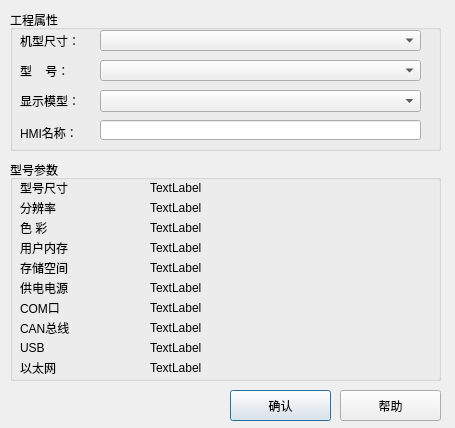
<?xml version="1.0" encoding="UTF-8"?>
<ui version="4.0">
 <class>ModelSel</class>
 <widget class="QDialog" name="ModelSel">
  <property name="geometry">
   <rect>
    <x>0</x>
    <y>0</y>
    <width>455</width>
    <height>428</height>
   </rect>
  </property>
  <property name="windowTitle">
   <string>Dialog</string>
  </property>
  <widget class="QPushButton" name="pushButton_quit">
   <property name="geometry">
    <rect>
     <x>230</x>
     <y>390</y>
     <width>101</width>
     <height>31</height>
    </rect>
   </property>
   <property name="text">
    <string>确认</string>
   </property>
  </widget>
  <widget class="QGroupBox" name="groupBox">
   <property name="geometry">
    <rect>
     <x>10</x>
     <y>10</y>
     <width>431</width>
     <height>141</height>
    </rect>
   </property>
   <property name="title">
    <string>工程属性</string>
   </property>
   <widget class="QLabel" name="label_12">
    <property name="geometry">
     <rect>
      <x>10</x>
      <y>50</y>
      <width>71</width>
      <height>21</height>
     </rect>
    </property>
    <property name="text">
     <string>型    号：</string>
    </property>
   </widget>
   <widget class="QLabel" name="label_13">
    <property name="geometry">
     <rect>
      <x>10</x>
      <y>80</y>
      <width>71</width>
      <height>21</height>
     </rect>
    </property>
    <property name="text">
     <string>显示模型：</string>
    </property>
   </widget>
   <widget class="QComboBox" name="HMImodel">
    <property name="geometry">
     <rect>
      <x>90</x>
      <y>50</y>
      <width>321</width>
      <height>21</height>
     </rect>
    </property>
   </widget>
   <widget class="QComboBox" name="showmodel">
    <property name="geometry">
     <rect>
      <x>90</x>
      <y>80</y>
      <width>321</width>
      <height>22</height>
     </rect>
    </property>
   </widget>
   <widget class="QLabel" name="label_24">
    <property name="geometry">
     <rect>
      <x>10</x>
      <y>112</y>
      <width>71</width>
      <height>21</height>
     </rect>
    </property>
    <property name="text">
     <string>HMI名称：</string>
    </property>
   </widget>
   <widget class="QLineEdit" name="lineEdit">
    <property name="geometry">
     <rect>
      <x>90</x>
      <y>110</y>
      <width>321</width>
      <height>20</height>
     </rect>
    </property>
   </widget>
   <widget class="QLabel" name="label_25">
    <property name="geometry">
     <rect>
      <x>10</x>
      <y>20</y>
      <width>71</width>
      <height>21</height>
     </rect>
    </property>
    <property name="text">
     <string>机型尺寸：</string>
    </property>
   </widget>
   <widget class="QComboBox" name="HMImodel_2">
    <property name="geometry">
     <rect>
      <x>90</x>
      <y>20</y>
      <width>321</width>
      <height>21</height>
     </rect>
    </property>
   </widget>
  </widget>
  <widget class="QGroupBox" name="groupBox_2">
   <property name="geometry">
    <rect>
     <x>10</x>
     <y>160</y>
     <width>431</width>
     <height>221</height>
    </rect>
   </property>
   <property name="title">
    <string>型号参数</string>
   </property>
   <property name="flat">
    <bool>false</bool>
   </property>
   <widget class="QLabel" name="label_14">
    <property name="geometry">
     <rect>
      <x>10</x>
      <y>20</y>
      <width>121</width>
      <height>16</height>
     </rect>
    </property>
    <property name="text">
     <string>型号尺寸</string>
    </property>
   </widget>
   <widget class="QLabel" name="label_15">
    <property name="geometry">
     <rect>
      <x>10</x>
      <y>40</y>
      <width>121</width>
      <height>16</height>
     </rect>
    </property>
    <property name="text">
     <string>分辨率</string>
    </property>
   </widget>
   <widget class="QLabel" name="label_16">
    <property name="geometry">
     <rect>
      <x>10</x>
      <y>60</y>
      <width>121</width>
      <height>16</height>
     </rect>
    </property>
    <property name="text">
     <string>色 彩 </string>
    </property>
   </widget>
   <widget class="QLabel" name="label_17">
    <property name="geometry">
     <rect>
      <x>10</x>
      <y>80</y>
      <width>121</width>
      <height>16</height>
     </rect>
    </property>
    <property name="text">
     <string>用户内存</string>
    </property>
   </widget>
   <widget class="QLabel" name="label_18">
    <property name="geometry">
     <rect>
      <x>10</x>
      <y>120</y>
      <width>121</width>
      <height>16</height>
     </rect>
    </property>
    <property name="text">
     <string>供电电源</string>
    </property>
   </widget>
   <widget class="QLabel" name="label_19">
    <property name="geometry">
     <rect>
      <x>10</x>
      <y>140</y>
      <width>121</width>
      <height>16</height>
     </rect>
    </property>
    <property name="text">
     <string>COM口</string>
    </property>
   </widget>
   <widget class="QLabel" name="label_20">
    <property name="geometry">
     <rect>
      <x>10</x>
      <y>160</y>
      <width>121</width>
      <height>16</height>
     </rect>
    </property>
    <property name="text">
     <string>CAN总线</string>
    </property>
   </widget>
   <widget class="QLabel" name="label_21">
    <property name="geometry">
     <rect>
      <x>10</x>
      <y>180</y>
      <width>121</width>
      <height>16</height>
     </rect>
    </property>
    <property name="text">
     <string>USB</string>
    </property>
   </widget>
   <widget class="QLabel" name="label_22">
    <property name="geometry">
     <rect>
      <x>10</x>
      <y>200</y>
      <width>121</width>
      <height>16</height>
     </rect>
    </property>
    <property name="text">
     <string>以太网</string>
    </property>
   </widget>
   <widget class="QLabel" name="modelsize">
    <property name="geometry">
     <rect>
      <x>140</x>
      <y>20</y>
      <width>221</width>
      <height>16</height>
     </rect>
    </property>
    <property name="text">
     <string>TextLabel</string>
    </property>
   </widget>
   <widget class="QLabel" name="resolution">
    <property name="geometry">
     <rect>
      <x>140</x>
      <y>40</y>
      <width>221</width>
      <height>16</height>
     </rect>
    </property>
    <property name="text">
     <string>TextLabel</string>
    </property>
   </widget>
   <widget class="QLabel" name="color">
    <property name="geometry">
     <rect>
      <x>140</x>
      <y>60</y>
      <width>221</width>
      <height>16</height>
     </rect>
    </property>
    <property name="text">
     <string>TextLabel</string>
    </property>
   </widget>
   <widget class="QLabel" name="usermemory">
    <property name="geometry">
     <rect>
      <x>140</x>
      <y>80</y>
      <width>221</width>
      <height>16</height>
     </rect>
    </property>
    <property name="text">
     <string>TextLabel</string>
    </property>
   </widget>
   <widget class="QLabel" name="powersupply">
    <property name="geometry">
     <rect>
      <x>140</x>
      <y>120</y>
      <width>221</width>
      <height>16</height>
     </rect>
    </property>
    <property name="text">
     <string>TextLabel</string>
    </property>
   </widget>
   <widget class="QLabel" name="com1">
    <property name="geometry">
     <rect>
      <x>140</x>
      <y>140</y>
      <width>221</width>
      <height>16</height>
     </rect>
    </property>
    <property name="text">
     <string>TextLabel</string>
    </property>
   </widget>
   <widget class="QLabel" name="com2">
    <property name="geometry">
     <rect>
      <x>140</x>
      <y>160</y>
      <width>221</width>
      <height>16</height>
     </rect>
    </property>
    <property name="text">
     <string>TextLabel</string>
    </property>
   </widget>
   <widget class="QLabel" name="usb">
    <property name="geometry">
     <rect>
      <x>140</x>
      <y>180</y>
      <width>221</width>
      <height>16</height>
     </rect>
    </property>
    <property name="text">
     <string>TextLabel</string>
    </property>
   </widget>
   <widget class="QLabel" name="maxscreennumber">
    <property name="geometry">
     <rect>
      <x>140</x>
      <y>200</y>
      <width>221</width>
      <height>16</height>
     </rect>
    </property>
    <property name="text">
     <string>TextLabel</string>
    </property>
   </widget>
   <widget class="QLabel" name="usermemory_2">
    <property name="geometry">
     <rect>
      <x>140</x>
      <y>100</y>
      <width>221</width>
      <height>16</height>
     </rect>
    </property>
    <property name="text">
     <string>TextLabel</string>
    </property>
   </widget>
   <widget class="QLabel" name="label_23">
    <property name="geometry">
     <rect>
      <x>10</x>
      <y>100</y>
      <width>121</width>
      <height>16</height>
     </rect>
    </property>
    <property name="text">
     <string>存储空间</string>
    </property>
   </widget>
  </widget>
  <widget class="QPushButton" name="pushButton_help">
   <property name="geometry">
    <rect>
     <x>340</x>
     <y>390</y>
     <width>101</width>
     <height>31</height>
    </rect>
   </property>
   <property name="text">
    <string>帮助</string>
   </property>
  </widget>
 </widget>
 <resources/>
 <connections/>
</ui>
